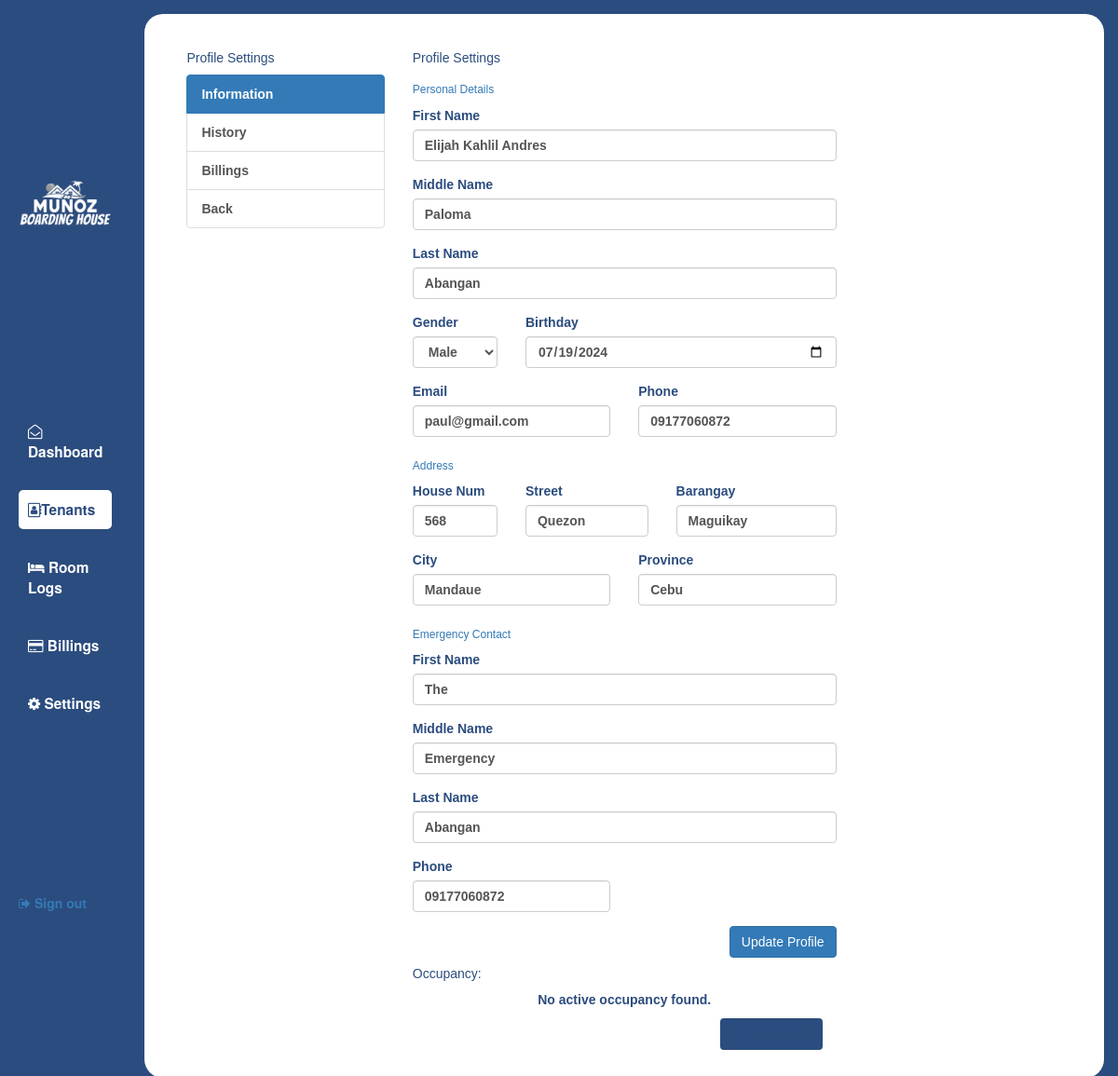
/php/tenantThings/tenantinfo.php?TenantID=30, run on the app's committed database.
### tables this page shows
CREATE TABLE `tenant` (
  `TenantID` int(11) NOT NULL,
  `TenFname` varchar(50) NOT NULL,
  `TenLname` varchar(50) NOT NULL,
  `TenMname` varchar(50) NOT NULL,
  `TenHouseNum` int(10) NOT NULL,
  `TenSt` varchar(50) NOT NULL,
  `TenBarangay` varchar(50) NOT NULL,
  `TenCity` varchar(50) NOT NULL,
  `TenProv` varchar(50) NOT NULL,
  `TenConNum` varchar(11) NOT NULL,
  `TenEmail` varchar(250) NOT NULL,
  `TenBdate` date NOT NULL,
  `TenGender` enum('M','F') NOT NULL DEFAULT 'M',
  `EmConFname` varchar(50) NOT NULL,
  `EmConLname` varchar(50) NOT NULL,
  `EmConMname` varchar(50) NOT NULL,
  `EmConNum` varchar(11) NOT NULL,
  `DateCreated` timestamp NOT NULL DEFAULT current_timestamp(),
  `LastModified` timestamp NOT NULL DEFAULT current_timestamp() ON UPDATE current_timestamp()
);

### php/tenantThings/tenantinfo.php (the view, shortened to what the rows shown need)
<?php
if (isset($_GET['TenantID'])) {
    $TenantID = $_GET['TenantID'];
} else {
    header('Location: tenantTable.php');
}
?>
<!DOCTYPE html>
<html lang="en">
<head>
    <link rel="stylesheet" href="../styles/tenants-styles.css">
    <link rel="stylesheet" href="../styles/billing-styles.css">
    <link rel="stylesheet" href="https://cdnjs.cloudflare.com/ajax/libs/font-awesome/4.7.0/css/font-awesome.min.css">
    <link rel="stylesheet" href="https://maxcdn.bootstrapcdn.com/bootstrap/3.4.1/css/bootstrap.min.css">
</head>
<body>
<div class="Content">
    <div class="col-xl-3 col-lg-6 col-md-6 col-sm-12 col-12">
        <div class="tab-content">
            <div class="tab-pane active" id="info">
                <?php
                include '../mysql.php';
                $sql = ("SELECT * FROM tenant WHERE TenantID = '$TenantID'");
                $stmt = $conn->prepare($sql);
                $stmt->execute();
                $result = $stmt->get_result();
                $row = $result->fetch_assoc();
                echo '<div class="cardN">
                    <div class="cardN-header">
                        <h5 class="cardN-title mb-0">Profile Settings</h5>
                    </div>
                    <div class="cardN-body">
                        <form action="updateTenants.php" method="POST">
                        <input type="hidden" name="TenantID" value="'. $row["TenantID"]. '">
                        <div class="row gutters">
                            <div class="col-xl-12 col-lg-12 col-md-12 col-sm-12 col-12">
                                <h6 class="mb-3 text-primary">Personal Details</h6>
                            </div>
                            <div class="col-xl-4 col-lg-12 col-md-12 col-sm-12 col-12">
                                <div class="form-group">
                                    <label for="firstname">First Name</label>
                                    <input type="text" class="form-control" name="firstname" placeholder="Enter first name" value="' . $row["TenFname"] . '">
                                </div>
                            </div>
                            <div class="col-xl-4 col-lg-12 col-md-12 col-sm-12 col-12">
                                <div class="form-group">
                                    <label for="middlename">Middle Name</label>
                                    <input type="text" class="form-control" name="middlename" placeholder="Enter middle name" value="' . $row["TenMname"] . '">
                                </div>
                            </div>
                            <div class="col-xl-4 col-lg-12 col-md-12 col-sm-12 col-12">
                                <div class="form-group">
                                    <label for="lastname">Last Name</label>
                                    <input type="text" class="form-control" name="lastname" placeholder="Enter last name" value="' . $row["TenLname"] . '">
                                </div>
                            </div>
                            <div class="col-xl-3 col-lg-3 col-md-3 col-sm-12 col-12">
                                <div class="form-group">
                                    <label for="gender">Gender</label>
                                    <select class="form-control" name="gender">';
                                        if($row["TenGender"] == "M"){
                                             echo '<option value="M" name="tengender" selected>Male</option>
                                             <option value="F" name="tengender">Female</option>';
                                        }else{
                                             echo '<option value="M" name="tengender">Male</option>
                                             <option value="F" name="tengender" selected>Female</option>';
                                        } echo '
                                    </select>
                                </div>
                            </div>
                            <div class="col-xl-4 col-lg-9 col-md-9 col-sm-12 col-12">
                                <div class="form-group">
                                    <label for="birthday">Birthday</label>
                                    <input type="date" class="form-control" name="birthday" value="' . $row["TenBdate"] . '">
                                </div>
                            </div>
                            <div class="col-xl-6 col-lg-6 col-md-6 col-sm-6 col-12">
                                <div class="form-group">
                                    <label for="email">Email</label>
                                    <input type="email" class="form-control" name="email" placeholder="Enter email ID" value="' . $row["TenEmail"] . '">
                                </div>
                            </div>
                            <div class="col-xl-6 col-lg-6 col-md-6 col-sm-6 col-12">
                                <div class="form-group">
                                    <label for="phone">Phone</label>
                                    <input type="text" class="form-control" name="phone" placeholder="Enter phone number" value="' . $row["TenConNum"] . '">
                                </div>
                            </div>
                        </div>
                        <div class="row gutters">
                            <div class="col-xl-2 col-lg-3 col-md-12 col-sm-12 col-12">
                                <div class="form-group">
                                    <label for="housenum">House Num</label>
                                    <input type="text" class="form-control" name="housenum" placeholder="Enter house number"  value="' . $row["TenHouseNum"] . '">
                                </div>
                            </div>
                            <div class="col-xl-5 col-lg-4 col-md-12 col-sm-12 col-12">
                                <div class="form-group">
                                    <label for="street">Street</label>
                                    <input type="text" class="form-control" name="street" placeholder="Enter street" value="' . $row["TenSt"] . '">
                                </div>
                            </div>
                            <div class="col-xl-5 col-lg-5 col-md-12 col-sm-12 col-12">
                                <div class="form-group">
                                    <label for="barangay">Barangay</label>
                                    <input type="text" class="form-control" name="barangay" placeholder="Enter barangay" value="' . $row["TenBarangay"] . '">
                                </div>
                            </div>
                            <div class="col-xl-6 col-lg-6 col-md-6 col-sm-6 col-12">
                                <div class="form-group">
                                    <label for="city">City</label>
                                    <input type="text" class="form-control" name="city" placeholder="Enter city" value="' . $row["TenCity"] . '">
                                </div>
                            </div>
                            <div class="col-xl-6 col-lg-6 col-md-6 col-sm-6 col-12">
                                <div class="form-group">
                                    <label for="province">Province</label>
                                    <input type="text" class="form-control" name="province" placeholder="Enter province" value="' . $row["TenProv"] . '">
                                </div>
                            </div>
                        </div>
                        <div class="row gutters">
                            <div class="col-xl-4 col-lg-12 col-md-12 col-sm-12 col-12">
                                <div class="form-group">
                                    <label for="emconfirstname">First Name</label>
                                    <input type="text" class="form-control" name="emconfirstname" placeholder="Enter first name" value="' . $row["EmConFname"] . '">
                                </div>
                            </div>
                            <div class="col-xl-4 col-lg-12 col-md-12 col-sm-12 col-12">
                                <div class="form-group">
                                    <label for="emconmiddlename">Middle Name</label>
                                    <input type="text" class="form-control" name="emconmiddlename" placeholder="Enter middle name" value="' . $row["EmConMname"] . '">
                                </div>
                            </div>
                            <div class="col-xl-4 col-lg-12 col-md-12 col-sm-12 col-12">
                                <div class="form-group">
                                    <label for="emconlastname">Last Name</label>
                                    <input type="text" class="form-control" name="emconlastname" placeholder="Enter last name" value="' . $row["EmConLname"] . '">
                                </div>
                            </div>
                            <div class="col-xl-6 col-lg-6 col-md-6 col-sm-6 col-12">
                                <div class="form-group">
                                    <label for="emconphone">Phone</label>
                                    <input type="text" class="form-control" name="emconphone" placeholder="Enter phone number" value="' . $row["EmConNum"] . '">
                                </div>
                            </div>
                        </div>
                        </form>
                    </div>
                </div>';
                ?>
            </div>
        </div>
    </div>
</div>
</body>
</html>

### data on the page
tenant: firstname "Elijah Kahlil Andres", middlename "Paloma", lastname "Abangan", gender "Male", birthday "07/19/2024", email "paul@gmail.com", phone "09177060872", housenum "568", street "Quezon", barangay "Maguikay", city "Mandaue", province "Cebu", emconfirstname "The", emconmiddlename "Emergency", emconlastname "Abangan", emconphone "09177060872"
